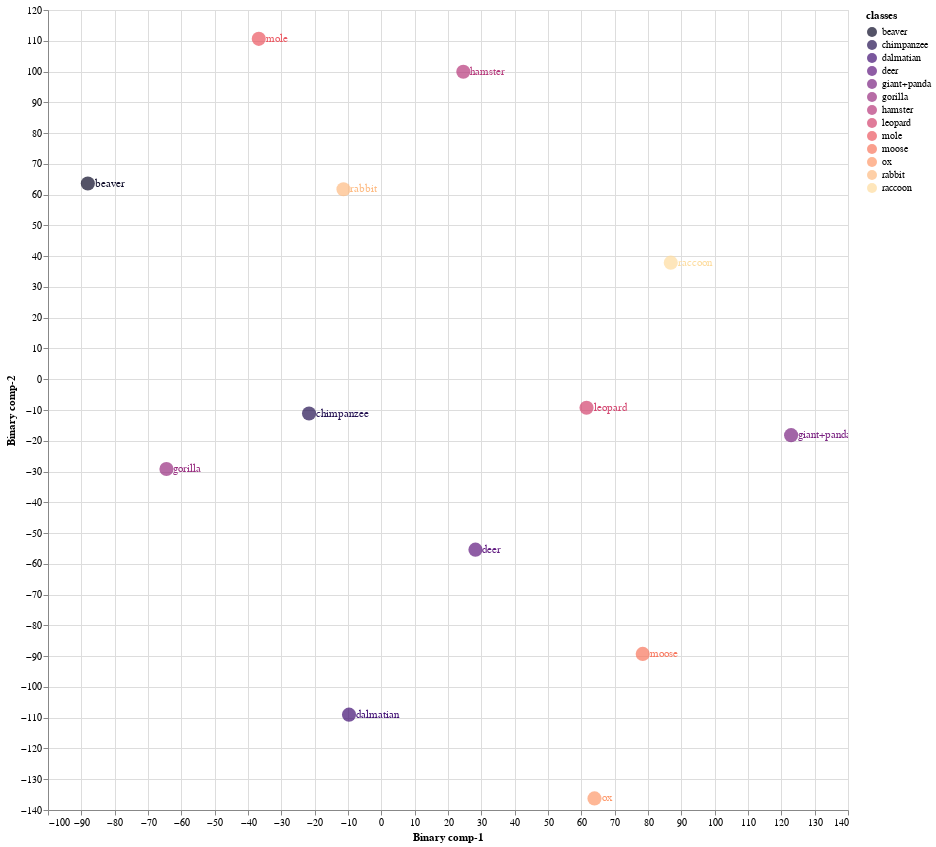
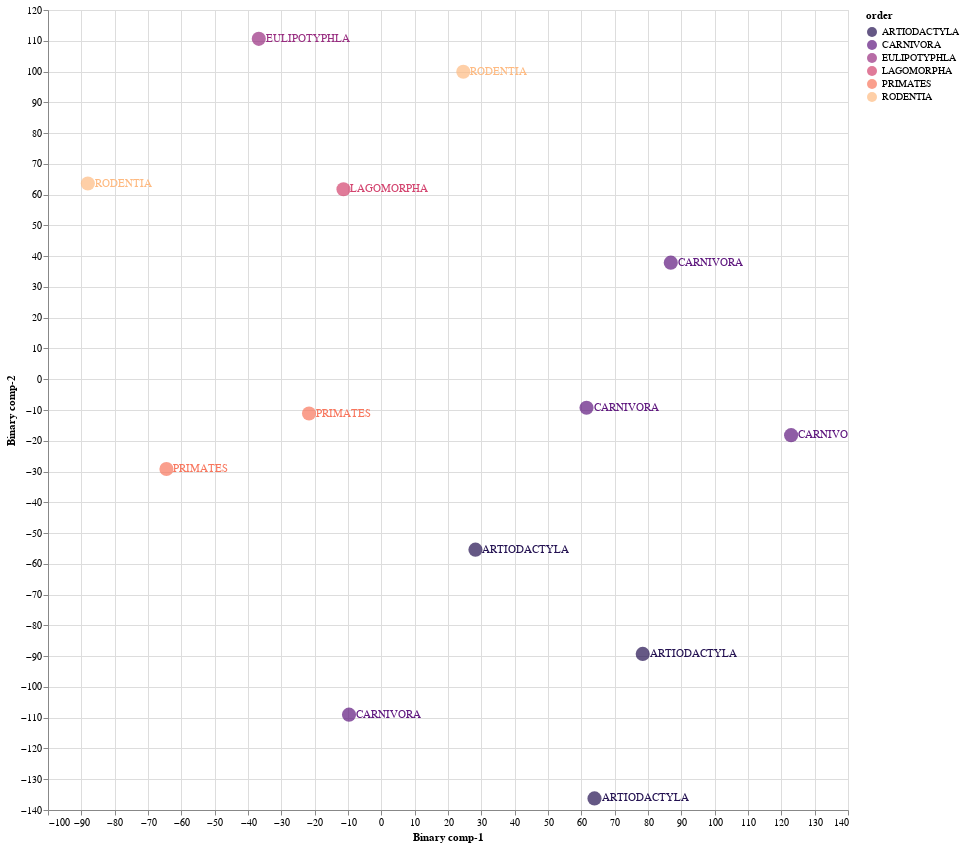

The notebook cell these images were saved under, in order:
### Markdown cell above
### 8.1 Train Validation Split 01

### Code cell
Train01 = CZSL(mode = "Train", 
               split = 1, 
               DNN = ProjectionNetwork1, 
               epochs = 20, 
               bs = 8, 
               numunits = 1024, 
               lr = 0.75, 
               optimiser = nn.ReLU(), 
               dropout = 0.2, 
               mom = 0, 
               wd = 0,  
               device = 'cuda', 
               checkpoint = CP1, 
               dist_type = 'cosine')

#mode
#1. "Train" - Use Train Val split
#2. "Test" - For Unseen Test Data

#split
# 1 -Train/Val Split 1
# 2 -Train/Val Split 2
# 3 -Train/Val Split 3

#pred_type
#1. "Probabilistic" - continous real numbers giving probability for prdiction to be 1
#2. "Deterministic" - 1 or 0 prediction values

#dist_type
#1. euclidean
#2. cosine
#3. hamming
#4. jaccard

### Figure 1 — Vega-Lite specification as saved in the notebook (floating-point values rounded to 4 significant figures)
{"config": {"view": {"continuousWidth": 400, "continuousHeight": 300}}, "layer": [{"mark": {"type": "circle", "size": 200}, "encoding": {"color": {"field": "classes", "scale": {"scheme": "Magma"}, "type": "nominal"}, "x": {"field": "Binary comp-1", "type": "quantitative"}, "y": {"field": "Binary comp-2", "type": "quantitative"}}, "height": 800, "selection": {"selector001": {"type": "interval", "bind": "scales", "encodings": ["x", "y"]}}, "width": 800}, {"mark": {"type": "text", "align": "left", "baseline": "middle", "dx": 7}, "encoding": {"color": {"field": "classes", "scale": {"scheme": "Magma"}, "type": "nominal"}, "text": {"field": "classes", "type": "nominal"}, "x": {"field": "Binary comp-1", "type": "quantitative"}, "y": {"field": "Binary comp-2", "type": "quantitative"}}, "height": 800, "width": 800}], "data": {"name": "data-6e3f96f19033b893c45ea275b925e0fb"}, "$schema": "https://vega.github.io/schema/vega-lite/v4.17.0.json", "datasets": {"data-6e3f96f19033b893c45ea275b925e0fb": [{"Binary comp-1": -88.05, "Binary comp-2": 63.6, "classes": "beaver", "sciName": "Aplodontia_rufa", "animal_label": 4, "animal_class": "beaver", "mainCommonName": "Mountain Beaver", "otherCommonNames": "Boomer|Sewellel|Point Arena Mountain Beaver|Point Reyes Mountain Beaver", "class": "Mammalia", "infraclass": "Placentalia", "magnorder": "Boreoeutheria", "superorder": "Euarchontoglires", "order": "RODENTIA", "suborder": "SCIUROMORPHA", "infraorder": null, "parvorder": null, "superfamily": null, "family": "APLODONTIIDAE", "subfamily": null, "tribe": null, "genus": "Aplodontia"}, {"Binary comp-1": -9.697, "Binary comp-2": -109.0, "classes": "dalmatian", "sciName": "Canis_familiaris", "animal_label": 5, "animal_class": "dalmatian", "mainCommonName": "Domestic Dog", "otherCommonNames": "Dog|Dingo|Feral Dog|New Guinea Singing Dog|Village Dog", "class": "Mammalia", "infraclass": "Placentalia", "magnorder": "Boreoeutheria", "superorder": "Laurasiatheria", "order": "CARNIVORA", "suborder": "CANIFORMIA", "infraorder": "CANOIDEA", "parvorder": null, "superfamily": null, "family": "CANIDAE", "subfamily": null, "tribe": null, "genus": "Canis"}, {"Binary comp-1": -36.76, "Binary comp-2": 110.6, "classes": "mole", "sciName": "Talpa_altaica", "animal_label": 12, "animal_class": "mole", "mainCommonName": "Altai Mole", "otherCommonNames": "Siberian Mole", "class": "Mammalia", "infraclass": "Placentalia", "magnorder": "Boreoeutheria", "superorder": "Laurasiatheria", "order": "EULIPOTYPHLA", "suborder": null, "infraorder": null, "parvorder": null, "superfamily": null, "family": "TALPIDAE", "subfamily": "TALPINAE", "tribe": "TALPINI", "genus": "Talpa"}, {"Binary comp-1": 61.56, "Binary comp-2": -9.283, "classes": "leopard", "sciName": "Panthera_pardus", "animal_label": 15, "animal_class": "leopard", "mainCommonName": "Leopard", "otherCommonNames": "Panther", "class": "Mammalia", "infraclass": "Placentalia", "magnorder": "Boreoeutheria", "superorder": "Laurasiatheria", "order": "CARNIVORA", "suborder": "FELIFORMIA", "infraorder": "FELOIDEA", "parvorder": null, "superfamily": null, "family": "FELIDAE", "subfamily": "PANTHERINAE", "tribe": null, "genus": "Panthera"}, {"Binary comp-1": 78.42, "Binary comp-2": -89.27, "classes": "moose", "sciName": "Alces_alces", "animal_label": 16, "animal_class": "moose", "mainCommonName": "Moose", "otherCommonNames": "Elk|Eurasian Elk|Caucasian Moose", "class": "Mammalia", "infraclass": "Placentalia", "magnorder": "Boreoeutheria", "superorder": "Laurasiatheria", "order": "ARTIODACTYLA", "suborder": "RUMINANTIA", "infraorder": "PECORA", "parvorder": null, "superfamily": null, "family": "CERVIDAE", "subfamily": "CAPREOLINAE", "tribe": "ALCEINI", "genus": "Alces"}, {"Binary comp-1": -64.47, "Binary comp-2": -29.16, "classes": "gorilla", "sciName": "Gorilla_gorilla", "animal_label": 20, "animal_class": "gorilla", "mainCommonName": "Western Gorilla", "otherCommonNames": "Lowland Gorilla|Cross River Gorilla|Western Lowland Gorilla", "class": "Mammalia", "infraclass": "Placentalia", "magnorder": "Boreoeutheria", "superorder": "Euarchontoglires", "order": "PRIMATES", "suborder": "HAPLORHINI", "infraorder": "SIMIIFORMES", "parvorder": "CATARRHINI", "superfamily": "HOMINOIDEA", "family": "HOMINIDAE", "subfamily": "HOMININAE", "tribe": null, "genus": "Gorilla"}, {"Binary comp-1": 63.95, "Binary comp-2": -136.2, "classes": "ox", "sciName": "Bos_sauveli", "animal_label": 21, "animal_class": "ox", "mainCommonName": "Kouprey", "otherCommonNames": "Gray Ox|Indochinese Forest Ox", "class": "Mammalia", "infraclass": "Placentalia", "magnorder": "Boreoeutheria", "superorder": "Laurasiatheria", "order": "ARTIODACTYLA", "suborder": "RUMINANTIA", "infraorder": "PECORA", "parvorder": null, "superfamily": null, "family": "BOVIDAE", "subfamily": "BOVINAE", "tribe": "BOVINI", "genus": "Bos"}, {"Binary comp-1": -21.69, "Binary comp-2": -11.15, "classes": "chimpanzee", "sciName": "Pan_troglodytes", "animal_label": 25, "animal_class": "chimpanzee", "mainCommonName": "Chimpanzee", "otherCommonNames": "Chimpanzee|Common Chimpanzee|Robust Chimpanzee|Central Chimpanzee|Eastern Chimpanzee|Nigeria-Cameroon Chimpanzee|Western Chimpanzee", "class": "Mammalia", "infraclass": "Placentalia", "magnorder": "Boreoeutheria", "superorder": "Euarchontoglires", "order": "PRIMATES", "suborder": "HAPLORHINI", "infraorder": "SIMIIFORMES", "parvorder": "CATARRHINI", "superfamily": "HOMINOIDEA", "family": "HOMINIDAE", "subfamily": "HOMININAE", "tribe": null, "genus": "Pan"}, {"Binary comp-1": 24.6, "Binary comp-2": 99.92, "classes": "hamster", "sciName": "Mesocricetus_brandti", "animal_label": 26, "animal_class": "hamster", "mainCommonName": "Brandt's Hamster", "otherCommonNames": "Turkish Hamster", "class": "Mammalia", "infraclass": "Placentalia", "magnorder": "Boreoeutheria", "superorder": "Euarchontoglires", "order": "RODENTIA", "suborder": "SUPRAMYOMORPHA", "infraorder": "MYOMORPHI", "parvorder": null, "superfamily": "MUROIDEA", "family": "CRICETIDAE", "subfamily": "CRICETINAE", "tribe": null, "genus": "Mesocricetus"}, {"Binary comp-1": -11.35, "Binary comp-2": 61.74, "classes": "rabbit", "sciName": "Pentalagus_furnessi", "animal_label": 29, "animal_class": "rabbit", "mainCommonName": "Amami Rabbit", "otherCommonNames": "Ryukyu Rabbit", "class": "Mammalia", "infraclass": "Placentalia", "magnorder": "Boreoeutheria", "superorder": "Euarchontoglires", "order": "LAGOMORPHA", "suborder": null, "infraorder": null, "parvorder": null, "superfamily": null, "family": "LEPORIDAE", "subfamily": null, "tribe": null, "genus": "Pentalagus"}, {"Binary comp-1": 122.9, "Binary comp-2": -18.17, "classes": "giant+panda", "sciName": "Ailuropoda_melanoleuca", "animal_label": 39, "animal_class": "giant+panda", "mainCommonName": "Giant Panda", "otherCommonNames": "Da Xiong Mao", "class": "Mammalia", "infraclass": "Placentalia", "magnorder": "Boreoeutheria", "superorder": "Laurasiatheria", "order": "CARNIVORA", "suborder": "CANIFORMIA", "infraorder": "ARCTOIDEA", "parvorder": null, "superfamily": "URSOIDEA", "family": "URSIDAE", "subfamily": "AILUROPODINAE", "tribe": null, "genus": "Ailuropoda"}, {"Binary comp-1": 28.24, "Binary comp-2": -55.4, "classes": "deer", "sciName": "Hydropotes_inermis", "animal_label": 40, "animal_class": "deer", "mainCommonName": "Chinese Water Deer", "otherCommonNames": null, "class": "Mammalia", "infraclass": "Placentalia", "magnorder": "Boreoeutheria", "superorder": "Laurasiatheria", "order": "ARTIODACTYLA", "suborder": "RUMINANTIA", "infraorder": "PECORA", "parvorder": null, "superfamily": null, "family": "CERVIDAE", "subfamily": "CAPREOLINAE", "tribe": "CAPREOLINI", "genus": "Hydropotes"}, {"Binary comp-1": 86.84, "Binary comp-2": 37.89, "classes": "raccoon", "sciName": "Procyon_lotor", "animal_label": 48, "animal_class": "raccoon", "mainCommonName": "Northern Raccoon", "otherCommonNames": "Common Raccoon", "class": "Mammalia", "infraclass": "Placentalia", "magnorder": "Boreoeutheria", "superorder": "Laurasiatheria", "order": "CARNIVORA", "suborder": "CANIFORMIA", "infraorder": "ARCTOIDEA", "parvorder": null, "superfamily": "MUSTELOIDEA", "family": "PROCYONIDAE", "subfamily": null, "tribe": null, "genus": "Procyon"}]}}

### Figure 2 — Vega-Lite specification as saved in the notebook (floating-point values rounded to 4 significant figures)
{"config": {"view": {"continuousWidth": 400, "continuousHeight": 300}}, "layer": [{"mark": {"type": "circle", "size": 200}, "encoding": {"color": {"field": "order", "scale": {"scheme": "Magma"}, "type": "nominal"}, "x": {"field": "Binary comp-1", "type": "quantitative"}, "y": {"field": "Binary comp-2", "type": "quantitative"}}, "height": 800, "selection": {"selector002": {"type": "interval", "bind": "scales", "encodings": ["x", "y"]}}, "width": 800}, {"mark": {"type": "text", "align": "left", "baseline": "middle", "dx": 7}, "encoding": {"color": {"field": "order", "scale": {"scheme": "Magma"}, "type": "nominal"}, "text": {"field": "order", "type": "nominal"}, "x": {"field": "Binary comp-1", "type": "quantitative"}, "y": {"field": "Binary comp-2", "type": "quantitative"}}, "height": 800, "width": 800}], "data": {"name": "data-6e3f96f19033b893c45ea275b925e0fb"}, "$schema": "https://vega.github.io/schema/vega-lite/v4.17.0.json", "datasets": {"data-6e3f96f19033b893c45ea275b925e0fb": [{"Binary comp-1": -88.05, "Binary comp-2": 63.6, "classes": "beaver", "sciName": "Aplodontia_rufa", "animal_label": 4, "animal_class": "beaver", "mainCommonName": "Mountain Beaver", "otherCommonNames": "Boomer|Sewellel|Point Arena Mountain Beaver|Point Reyes Mountain Beaver", "class": "Mammalia", "infraclass": "Placentalia", "magnorder": "Boreoeutheria", "superorder": "Euarchontoglires", "order": "RODENTIA", "suborder": "SCIUROMORPHA", "infraorder": null, "parvorder": null, "superfamily": null, "family": "APLODONTIIDAE", "subfamily": null, "tribe": null, "genus": "Aplodontia"}, {"Binary comp-1": -9.697, "Binary comp-2": -109.0, "classes": "dalmatian", "sciName": "Canis_familiaris", "animal_label": 5, "animal_class": "dalmatian", "mainCommonName": "Domestic Dog", "otherCommonNames": "Dog|Dingo|Feral Dog|New Guinea Singing Dog|Village Dog", "class": "Mammalia", "infraclass": "Placentalia", "magnorder": "Boreoeutheria", "superorder": "Laurasiatheria", "order": "CARNIVORA", "suborder": "CANIFORMIA", "infraorder": "CANOIDEA", "parvorder": null, "superfamily": null, "family": "CANIDAE", "subfamily": null, "tribe": null, "genus": "Canis"}, {"Binary comp-1": -36.76, "Binary comp-2": 110.6, "classes": "mole", "sciName": "Talpa_altaica", "animal_label": 12, "animal_class": "mole", "mainCommonName": "Altai Mole", "otherCommonNames": "Siberian Mole", "class": "Mammalia", "infraclass": "Placentalia", "magnorder": "Boreoeutheria", "superorder": "Laurasiatheria", "order": "EULIPOTYPHLA", "suborder": null, "infraorder": null, "parvorder": null, "superfamily": null, "family": "TALPIDAE", "subfamily": "TALPINAE", "tribe": "TALPINI", "genus": "Talpa"}, {"Binary comp-1": 61.56, "Binary comp-2": -9.283, "classes": "leopard", "sciName": "Panthera_pardus", "animal_label": 15, "animal_class": "leopard", "mainCommonName": "Leopard", "otherCommonNames": "Panther", "class": "Mammalia", "infraclass": "Placentalia", "magnorder": "Boreoeutheria", "superorder": "Laurasiatheria", "order": "CARNIVORA", "suborder": "FELIFORMIA", "infraorder": "FELOIDEA", "parvorder": null, "superfamily": null, "family": "FELIDAE", "subfamily": "PANTHERINAE", "tribe": null, "genus": "Panthera"}, {"Binary comp-1": 78.42, "Binary comp-2": -89.27, "classes": "moose", "sciName": "Alces_alces", "animal_label": 16, "animal_class": "moose", "mainCommonName": "Moose", "otherCommonNames": "Elk|Eurasian Elk|Caucasian Moose", "class": "Mammalia", "infraclass": "Placentalia", "magnorder": "Boreoeutheria", "superorder": "Laurasiatheria", "order": "ARTIODACTYLA", "suborder": "RUMINANTIA", "infraorder": "PECORA", "parvorder": null, "superfamily": null, "family": "CERVIDAE", "subfamily": "CAPREOLINAE", "tribe": "ALCEINI", "genus": "Alces"}, {"Binary comp-1": -64.47, "Binary comp-2": -29.16, "classes": "gorilla", "sciName": "Gorilla_gorilla", "animal_label": 20, "animal_class": "gorilla", "mainCommonName": "Western Gorilla", "otherCommonNames": "Lowland Gorilla|Cross River Gorilla|Western Lowland Gorilla", "class": "Mammalia", "infraclass": "Placentalia", "magnorder": "Boreoeutheria", "superorder": "Euarchontoglires", "order": "PRIMATES", "suborder": "HAPLORHINI", "infraorder": "SIMIIFORMES", "parvorder": "CATARRHINI", "superfamily": "HOMINOIDEA", "family": "HOMINIDAE", "subfamily": "HOMININAE", "tribe": null, "genus": "Gorilla"}, {"Binary comp-1": 63.95, "Binary comp-2": -136.2, "classes": "ox", "sciName": "Bos_sauveli", "animal_label": 21, "animal_class": "ox", "mainCommonName": "Kouprey", "otherCommonNames": "Gray Ox|Indochinese Forest Ox", "class": "Mammalia", "infraclass": "Placentalia", "magnorder": "Boreoeutheria", "superorder": "Laurasiatheria", "order": "ARTIODACTYLA", "suborder": "RUMINANTIA", "infraorder": "PECORA", "parvorder": null, "superfamily": null, "family": "BOVIDAE", "subfamily": "BOVINAE", "tribe": "BOVINI", "genus": "Bos"}, {"Binary comp-1": -21.69, "Binary comp-2": -11.15, "classes": "chimpanzee", "sciName": "Pan_troglodytes", "animal_label": 25, "animal_class": "chimpanzee", "mainCommonName": "Chimpanzee", "otherCommonNames": "Chimpanzee|Common Chimpanzee|Robust Chimpanzee|Central Chimpanzee|Eastern Chimpanzee|Nigeria-Cameroon Chimpanzee|Western Chimpanzee", "class": "Mammalia", "infraclass": "Placentalia", "magnorder": "Boreoeutheria", "superorder": "Euarchontoglires", "order": "PRIMATES", "suborder": "HAPLORHINI", "infraorder": "SIMIIFORMES", "parvorder": "CATARRHINI", "superfamily": "HOMINOIDEA", "family": "HOMINIDAE", "subfamily": "HOMININAE", "tribe": null, "genus": "Pan"}, {"Binary comp-1": 24.6, "Binary comp-2": 99.92, "classes": "hamster", "sciName": "Mesocricetus_brandti", "animal_label": 26, "animal_class": "hamster", "mainCommonName": "Brandt's Hamster", "otherCommonNames": "Turkish Hamster", "class": "Mammalia", "infraclass": "Placentalia", "magnorder": "Boreoeutheria", "superorder": "Euarchontoglires", "order": "RODENTIA", "suborder": "SUPRAMYOMORPHA", "infraorder": "MYOMORPHI", "parvorder": null, "superfamily": "MUROIDEA", "family": "CRICETIDAE", "subfamily": "CRICETINAE", "tribe": null, "genus": "Mesocricetus"}, {"Binary comp-1": -11.35, "Binary comp-2": 61.74, "classes": "rabbit", "sciName": "Pentalagus_furnessi", "animal_label": 29, "animal_class": "rabbit", "mainCommonName": "Amami Rabbit", "otherCommonNames": "Ryukyu Rabbit", "class": "Mammalia", "infraclass": "Placentalia", "magnorder": "Boreoeutheria", "superorder": "Euarchontoglires", "order": "LAGOMORPHA", "suborder": null, "infraorder": null, "parvorder": null, "superfamily": null, "family": "LEPORIDAE", "subfamily": null, "tribe": null, "genus": "Pentalagus"}, {"Binary comp-1": 122.9, "Binary comp-2": -18.17, "classes": "giant+panda", "sciName": "Ailuropoda_melanoleuca", "animal_label": 39, "animal_class": "giant+panda", "mainCommonName": "Giant Panda", "otherCommonNames": "Da Xiong Mao", "class": "Mammalia", "infraclass": "Placentalia", "magnorder": "Boreoeutheria", "superorder": "Laurasiatheria", "order": "CARNIVORA", "suborder": "CANIFORMIA", "infraorder": "ARCTOIDEA", "parvorder": null, "superfamily": "URSOIDEA", "family": "URSIDAE", "subfamily": "AILUROPODINAE", "tribe": null, "genus": "Ailuropoda"}, {"Binary comp-1": 28.24, "Binary comp-2": -55.4, "classes": "deer", "sciName": "Hydropotes_inermis", "animal_label": 40, "animal_class": "deer", "mainCommonName": "Chinese Water Deer", "otherCommonNames": null, "class": "Mammalia", "infraclass": "Placentalia", "magnorder": "Boreoeutheria", "superorder": "Laurasiatheria", "order": "ARTIODACTYLA", "suborder": "RUMINANTIA", "infraorder": "PECORA", "parvorder": null, "superfamily": null, "family": "CERVIDAE", "subfamily": "CAPREOLINAE", "tribe": "CAPREOLINI", "genus": "Hydropotes"}, {"Binary comp-1": 86.84, "Binary comp-2": 37.89, "classes": "raccoon", "sciName": "Procyon_lotor", "animal_label": 48, "animal_class": "raccoon", "mainCommonName": "Northern Raccoon", "otherCommonNames": "Common Raccoon", "class": "Mammalia", "infraclass": "Placentalia", "magnorder": "Boreoeutheria", "superorder": "Laurasiatheria", "order": "CARNIVORA", "suborder": "CANIFORMIA", "infraorder": "ARCTOIDEA", "parvorder": null, "superfamily": "MUSTELOIDEA", "family": "PROCYONIDAE", "subfamily": null, "tribe": null, "genus": "Procyon"}]}}
